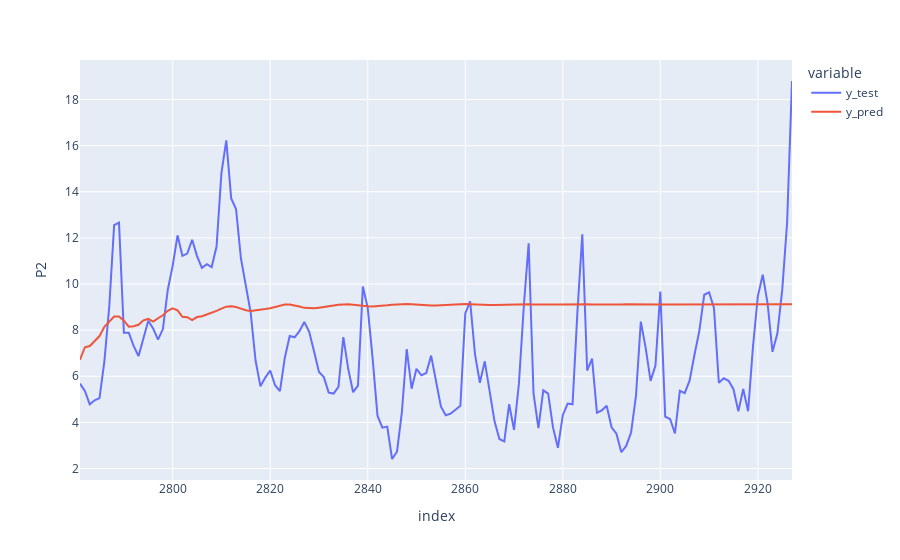

Source (notebook cell):
### Code cell
fig = px.line(df_pred_test, labels={"value": "P2"})
fig.show()

### Figure 1 — Plotly figure (JSON) as saved in the notebook; plotly's stock layout.template omitted (floating-point values rounded to 4 significant figures; data arrays with more than 128 entries replaced by an {"elided": "..."} marker saying what was removed)
{"data": [{"hovertemplate": "variable=y_test<br>index=%{x}<br>P2=%{y}<extra></extra>", "legendgroup": "y_test", "line": {"color": "#636efa", "dash": "solid"}, "marker": {"symbol": "circle"}, "mode": "lines", "name": "y_test", "orientation": "v", "showlegend": true, "type": "scatter", "x": {"elided": "147 int values"}, "xaxis": "x", "y": {"elided": "147 float values"}, "yaxis": "y"}, {"hovertemplate": "variable=y_pred<br>index=%{x}<br>P2=%{y}<extra></extra>", "legendgroup": "y_pred", "line": {"color": "#EF553B", "dash": "solid"}, "marker": {"symbol": "circle"}, "mode": "lines", "name": "y_pred", "orientation": "v", "showlegend": true, "type": "scatter", "x": {"elided": "147 int values"}, "xaxis": "x", "y": {"elided": "147 float values"}, "yaxis": "y"}], "layout": {"legend": {"title": {"text": "variable"}, "tracegroupgap": 0}, "margin": {"t": 60}, "xaxis": {"anchor": "y", "domain": [0, 1], "title": {"text": "index"}}, "yaxis": {"anchor": "x", "domain": [0, 1], "title": {"text": "P2"}}}}
